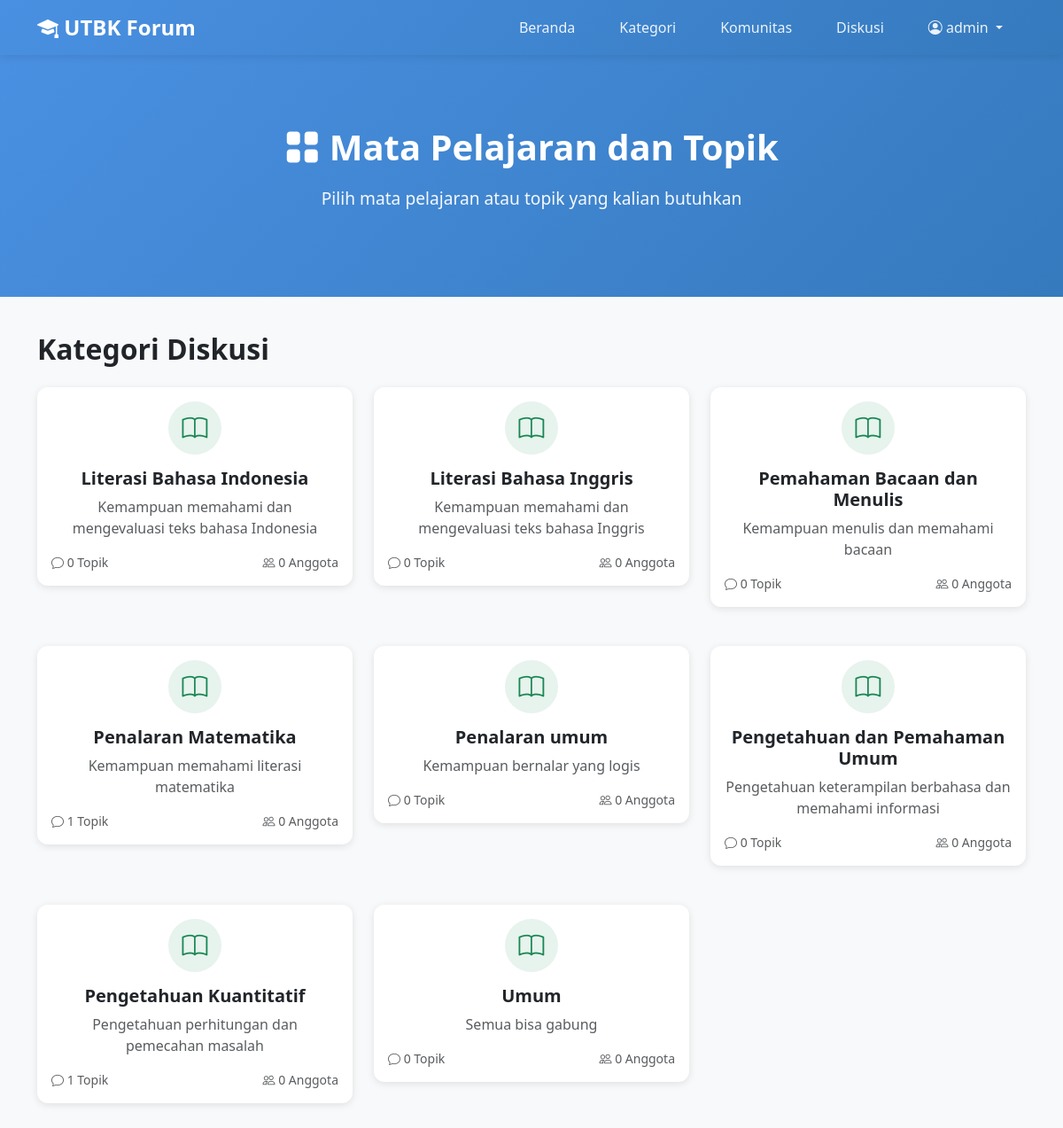
The page /kategori.php (signed in) on the database its author committed.
### tables this page shows
CREATE TABLE categories (
    category_id INT PRIMARY KEY AUTO_INCREMENT,
    category_name VARCHAR(100) NOT NULL,
    description TEXT,
    icon VARCHAR(50) DEFAULT 'bi-grid',
    icon_image VARCHAR(255),
    color VARCHAR(20) DEFAULT 'primary',
    topic_count INT DEFAULT 0,
    created_at TIMESTAMP DEFAULT CURRENT_TIMESTAMP
);

### kategori.php (the view, shortened to what this page needs)
<?php
$db = Database::getInstance()->getConnection();
$categories = $db->query("
    SELECT c.*,
           COUNT(DISTINCT t.topic_id) as topic_count,
           COUNT(DISTINCT cm.user_id) as member_count
    FROM categories c
    LEFT JOIN topics t ON c.category_id = t.category_id
    LEFT JOIN community_members cm ON cm.community_id IN (
        SELECT community_id FROM communities WHERE category_id = c.category_id
    )
    GROUP BY c.category_id
    ORDER BY c.category_name
")->fetch_all(MYSQLI_ASSOC);
?>
<!DOCTYPE html>
<html lang="id">
<head>
    <link href="https://cdn.jsdelivr.net/npm/bootstrap@5.3.0/dist/css/bootstrap.min.css" rel="stylesheet">
    <link rel="stylesheet" href="https://cdn.jsdelivr.net/npm/bootstrap-icons@1.10.0/font/bootstrap-icons.css">
    <link rel="stylesheet" href="css/style.css">
</head>
<body>
    <?php include 'includes/navbar.php'; ?>
    <section class="hero-section" id="kategori">
        <div class="container text-center">
            <h1><i class="bi bi-grid-fill"></i> Mata Pelajaran dan Topik</h1>
            <p>Pilih mata pelajaran atau topik yang kalian butuhkan</p>
        </div>
    </section>
    <section class="container mb-5" id="kategori">
        <h2 class="mb-4 fw-bold">Kategori Diskusi</h2>
        <div class="row">
            <?php foreach ($categories as $category): ?>
                <div class="col-md-4 mb-4">
                    <div class="card category-card" onclick="window.location.href='diskusi.php?category_id=<?php echo $category['category_id']; ?>'">
                        <div class="card-body text-center">
                            <div class="category-icon bg-<?php echo $category['color']; ?> bg-opacity-10 text-<?php echo $category['color']; ?> mx-auto">
                                <i class="bi <?php echo $category['icon']; ?>"></i>
                            </div>
                            <h5 class="card-title fw-bold"><?php echo htmlspecialchars($category['category_name']); ?></h5>
                            <p class="card-text text-muted"><?php echo htmlspecialchars($category['description']); ?></p>
                            <div class="d-flex justify-content-between mt-3">
                                <small class="text-muted">
                                    <i class="bi bi-chat"></i> <?php echo number_format($category['topic_count']); ?> Topik
                                </small>
                                <small class="text-muted">
                                    <i class="bi bi-people"></i> <?php echo number_format($category['member_count']); ?> Anggota
                                </small>
                            </div>
                        </div>
                    </div>
                </div>
            <?php endforeach; ?>
        </div>
    </section>
</body>
</html>

### css/style.css (style rules this page uses)
:root { --primary-color: #4A90E2; --secondary-color: #50C878; --dark-color: #2C3E50; --light-bg: #F8F9FA; }
body { font-family: 'Segoe UI', Tahoma, Geneva, Verdana, sans-serif; background-color: var(--light-bg); }
.hero-section { background: linear-gradient(135deg, var(--primary-color), #357ABD); color: white; padding: 80px 0; margin-bottom: 40px; }
.hero-section h1 { font-weight: 700; font-size: 2.5rem; margin-bottom: 20px; }
.hero-section p { font-size: 1.2rem; opacity: 0.95; }
.category-card { transition: all 0.3s; border: none; box-shadow: 0 2px 8px rgba(0, 0, 0, 0.1); border-radius: 12px; margin-bottom: 20px; cursor: pointer; }
.category-icon { width: 60px; height: 60px; border-radius: 50%; display: flex; align-items: center; justify-content: center; font-size: 1.8rem; margin-bottom: 15px; }

### rows shown on the page
categories: category_name "Literasi Bahasa Indonesia", description "Kemampuan memahami dan mengevaluasi teks bahasa Indonesia", topic_count "0", member_count "0"
categories: category_name "Literasi Bahasa Inggris", description "Kemampuan memahami dan mengevaluasi teks bahasa Inggris", topic_count "0", member_count "0"
categories: category_name "Pemahaman Bacaan dan Menulis", description "Kemampuan menulis dan memahami bacaan", topic_count "0", member_count "0"
categories: category_name "Penalaran Matematika", description "Kemampuan memahami literasi matematika", topic_count "1", member_count "0"
categories: category_name "Penalaran umum", description "Kemampuan bernalar yang logis", topic_count "0", member_count "0"
categories: category_name "Pengetahuan dan Pemahaman Umum", description "Pengetahuan keterampilan berbahasa dan memahami informasi", topic_count "0", member_count "0"
categories: category_name "Pengetahuan Kuantitatif", description "Pengetahuan perhitungan dan pemecahan masalah", topic_count "1", member_count "0"
categories: category_name "Umum", description "Semua bisa gabung", topic_count "0", member_count "0"

### other values the page prints
$_SESSION['username'] "admin"
